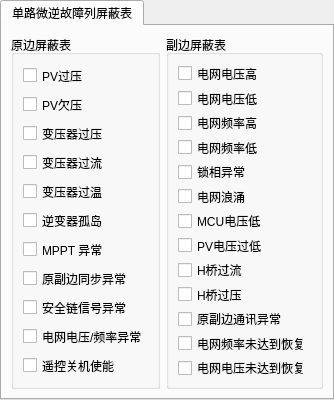
        <widget class="QTabWidget" name="tabWidget_11">
         <property name="currentIndex">
          <number>0</number>
         </property>
         <widget class="QWidget" name="tab_36">
          <attribute name="title">
           <string>单路微逆故障列屏蔽表</string>
          </attribute>
          <layout class="QHBoxLayout" name="horizontalLayout_8">
           <item>
            <widget class="QGroupBox" name="groupBox_34">
             <property name="title">
              <string>原边屏蔽表</string>
             </property>
             <layout class="QVBoxLayout" name="verticalLayout_23">
              <item>
               <widget class="QCheckBox" name="bym700_pv_ov_ckx">
                <property name="text">
                 <string>PV过压</string>
                </property>
               </widget>
              </item>
              <item>
               <widget class="QCheckBox" name="bym700_pv_uv_ckx">
                <property name="text">
                 <string>PV欠压</string>
                </property>
               </widget>
              </item>
              <item>
               <widget class="QCheckBox" name="bym700_dc_ov_ckx">
                <property name="text">
                 <string>变压器过压</string>
                </property>
               </widget>
              </item>
              <item>
               <widget class="QCheckBox" name="bym700_dc_oa_ckx">
                <property name="text">
                 <string>变压器过流</string>
                </property>
               </widget>
              </item>
              <item>
               <widget class="QCheckBox" name="bym700_dc_ot_ckx">
                <property name="text">
                 <string>变压器过温</string>
                </property>
               </widget>
              </item>
              <item>
               <widget class="QCheckBox" name="bym700_land_ckx">
                <property name="text">
                 <string>逆变器孤岛</string>
                </property>
               </widget>
              </item>
              <item>
               <widget class="QCheckBox" name="bym700_mppt_ckx">
                <property name="text">
                 <string>MPPT 异常</string>
                </property>
               </widget>
              </item>
              <item>
               <widget class="QCheckBox" name="bym700_sync_error">
                <property name="text">
                 <string>原副边同步异常</string>
                </property>
               </widget>
              </item>
              <item>
               <widget class="QCheckBox" name="bym700_safe_chain_ckx">
                <property name="text">
                 <string>安全链信号异常</string>
                </property>
               </widget>
              </item>
              <item>
               <widget class="QCheckBox" name="bym700_grid_ckx">
                <property name="text">
                 <string>电网电压/频率异常</string>
                </property>
               </widget>
              </item>
              <item>
               <widget class="QCheckBox" name="bym700_off_ckx">
                <property name="text">
                 <string>遥控关机使能</string>
                </property>
               </widget>
              </item>
             </layout>
            </widget>
           </item>
           <item>
            <widget class="QGroupBox" name="groupBox_35">
             <property name="title">
              <string>副边屏蔽表</string>
             </property>
             <layout class="QVBoxLayout" name="verticalLayout_24">
              <item>
               <widget class="QCheckBox" name="bym700_grid_ov_ckx">
                <property name="text">
                 <string>电网电压高</string>
                </property>
               </widget>
              </item>
              <item>
               <widget class="QCheckBox" name="bym700_grid_uv_ckx">
                <property name="text">
                 <string>电网电压低</string>
                </property>
               </widget>
              </item>
              <item>
               <widget class="QCheckBox" name="bym700_grid_of_ckx">
                <property name="text">
                 <string>电网频率高</string>
                </property>
               </widget>
              </item>
              <item>
               <widget class="QCheckBox" name="bym700_grid_uf_ckx">
                <property name="text">
                 <string>电网频率低</string>
                </property>
               </widget>
              </item>
              <item>
               <widget class="QCheckBox" name="bym700_lock_ckx">
                <property name="text">
                 <string>锁相异常</string>
                </property>
               </widget>
              </item>
              <item>
               <widget class="QCheckBox" name="bym700_surge_ckx">
                <property name="text">
                 <string>电网浪涌</string>
                </property>
               </widget>
              </item>
              <item>
               <widget class="QCheckBox" name="bym700_mcu_uv_ckx">
                <property name="text">
                 <string>MCU电压低</string>
                </property>
               </widget>
              </item>
              <item>
               <widget class="QCheckBox" name="bym700_pv_uv_ckx_2">
                <property name="text">
                 <string>PV电压过低</string>
                </property>
               </widget>
              </item>
              <item>
               <widget class="QCheckBox" name="bym700_hbd_oa_ckx">
                <property name="text">
                 <string>H桥过流</string>
                </property>
               </widget>
              </item>
              <item>
               <widget class="QCheckBox" name="bym700_hbd_ov_ckx">
                <property name="text">
                 <string>H桥过压</string>
                </property>
               </widget>
              </item>
              <item>
               <widget class="QCheckBox" name="bym700_cmu_ckx">
                <property name="text">
                 <string>原副边通讯异常</string>
                </property>
               </widget>
              </item>
              <item>
               <widget class="QCheckBox" name="bym700_gf_out_ckx">
                <property name="text">
                 <string>电网频率未达到恢复</string>
                </property>
               </widget>
              </item>
              <item>
               <widget class="QCheckBox" name="bym700_gv_out_ckx">
                <property name="text">
                 <string>电网电压未达到恢复</string>
                </property>
               </widget>
              </item>
             </layout>
            </widget>
           </item>
          </layout>
         </widget>
        </widget>
